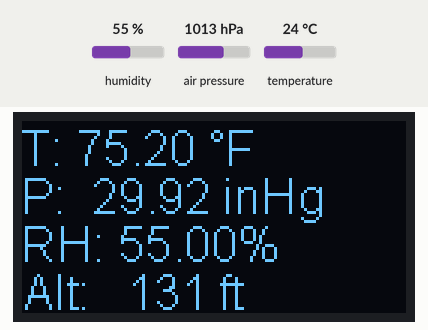
This sketch was run on a simulated ESP8266 (NodeMCU). Shown: 128×64 one-colour display. Inputs (shaded band) come from the test bench; at power-on: humidity 55 %, air pressure 1013 hPa, temperature 24 °C.

Above: at 0.1 s.

The sketch:

atmo_sensor_units.ino
```cpp
/*  Author: Bitrot_alpha
 *  This is a basic test of the BME280 sensor. I have the "HiLetGo" board.
 *    That board uses I2C address 0x76 (and has no protection diode..)
 *
 *  This is a duplicate of atmo_sensor_demo, just with imperial unit conversions
 */
#include "Arduino.h"
#include "HT_SSD1306Wire.h"
#include "Wire.h"
#include <Adafruit_Sensor.h>
#include <Adafruit_BME280.h>

//replace this value with the given sea level pressure at your location
//example: https://metar-taf.com/KLAX -- scroll down to "Remarks" section and look for "sea level pressure"
#define SEALEVELPRESSURE_HPA (1017.8)

//serial debug output
//#define USING_SERIAL

SSD1306Wire oled(0x3c, 500000, SDA_OLED, SCL_OLED, GEOMETRY_128_64, RST_OLED); // addr , freq , i2c group , resolution , rst
Adafruit_BME280 bme;

float temperature = 0.0F;
float pressure = 0.0F;
float humidity = 0.0F;
float altitude = 0.0F;

char temp_str[20] = "";
char press_str[20] = "";
char humid_str[20] = "";
char alt_str[20] = "";

void setup()
{
  #ifdef USING_SERIAL
  Serial.begin(115200);
  //wait for serial
  while(!Serial);
  #endif
  Wire1.begin(39, 40);
  oled.init();
  oled.clear();
  oled.setFont(ArialMT_Plain_16);

  if (!bme.begin(0x76, &Wire1) )
  {
    Serial.print("BME280 not found. Check wiring!\n");
    while(true)
    {
      delay(100);
    }
  }
  //setup the sensor for weather station scenario per datasheet section 3.5
  //see the Adafruit library "advanced_settings" example
  bme.setSampling(
                  Adafruit_BME280::MODE_FORCED,
                  Adafruit_BME280::SAMPLING_X1, // temperature
                  Adafruit_BME280::SAMPLING_X1, // pressure
                  Adafruit_BME280::SAMPLING_X1, // humidity
                  Adafruit_BME280::FILTER_OFF
                 );
}


void loop()
{
  bme.takeForcedMeasurement();
  temperature = ( (bme.readTemperature() * 1.8F) + 32 );
  pressure = (bme.readPressure() / 3386.0F);
  humidity = bme.readHumidity();
  altitude = (bme.readAltitude(SEALEVELPRESSURE_HPA) * 3.281);
  #ifdef USING_SERIAL
  printValues();
  #endif
  oled_display();

  delay(60000);
}

void oled_display()
{
  oled.clear();

  snprintf(temp_str, 20, "T: %4.2f °F\0", temperature);
  oled.drawString(0,0, temp_str);
  snprintf(press_str, 20, "P: %6.2f inHg\0", pressure);
  oled.drawString(0,16, press_str);
  snprintf(humid_str, 20, "RH: %5.2f%%\0", humidity);
  oled.drawString(0,32, humid_str);
  snprintf(alt_str, 20, "Alt: %5.0f ft\0", altitude);
  oled.drawString(0,48, alt_str);

  oled.display();
}

void printValues()
{
  Serial.print("Temperature = ");
  Serial.print(temperature);
  Serial.println(" °F");

  Serial.print("Pressure = ");
  Serial.print(pressure);
  Serial.println(" inHg");

  Serial.print("Approx. Altitude = ");
  Serial.print(altitude);
  Serial.println(" ft");

  Serial.print("Humidity = ");
  Serial.print(humidity);
  Serial.println(" %");

  Serial.println();
}
```
